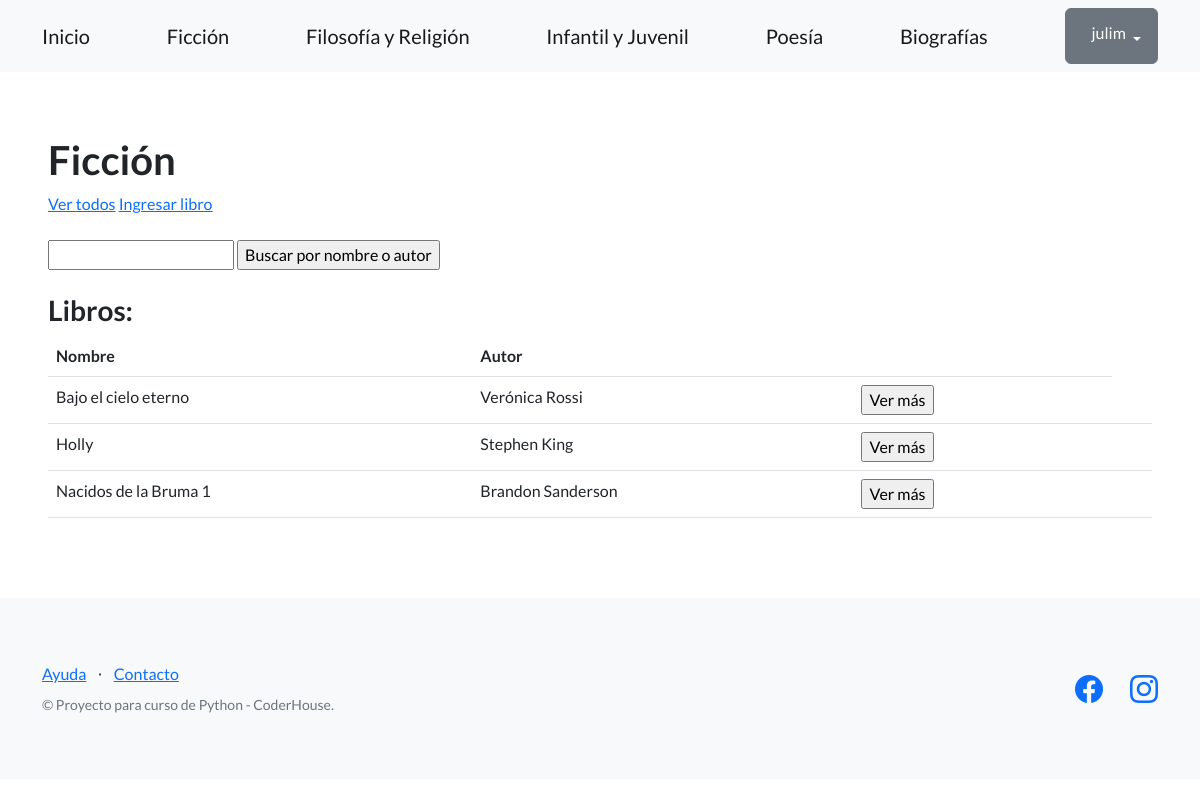
The app's page /libros/ficcion/ (signed in), older data.
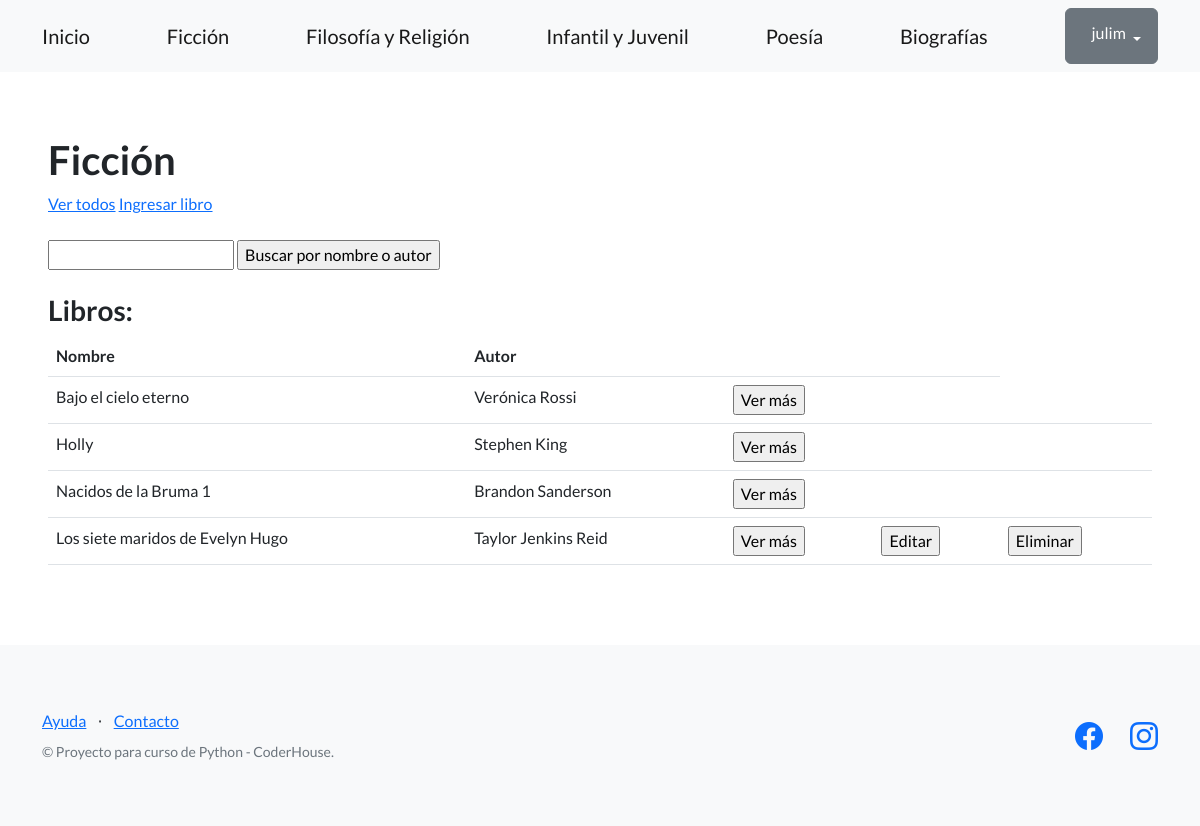
The same page, newer data.
### categorias_libros/models.py (models this page shows, shortened)
class Ficcion(models.Model):
    genero = models.CharField(max_length=256)
    nombre = models.CharField(max_length=256)
    autor = models.CharField(max_length=256)
    año_publicacion = models.IntegerField(blank=True, null=True)
    sinopsis = models.TextField(null=True)
    creador = models.ForeignKey(User, on_delete=models.SET_NULL, null=True)

### categorias_libros/views.py (the view)
# urls.py: path('ficcion/', listar_libros_ficcion, name="ficcion"),
def listar_libros_ficcion(request):
    contexto = {
        "libros_ficcion": Ficcion.objects.all()
    }
    http_response = render(
        request=request,
        template_name='categorias_libros/lista_libros_ficcion.html',
        context=contexto
    )
    return http_response

### categorias_libros/templates/categorias_libros/lista_libros_ficcion.html (shortened to what this page needs)
{% extends "base.html" %}
{% block contenido %}
<h1>
  Ficción
</h1>
<a href="{% url 'ficcion' %}">Ver todos</a>
<a href="{% url 'ingresar_libro_ficcion' %}">Ingresar libro</a>
<br><br>
<form action="{% url 'buscar_libro_ficcion' %}" method="post">
  <input type="text" name = "busqueda">
  <input type="submit" value="Buscar por nombre o autor">
</form>
<br>
<h3>Libros:</h3>
<table class="table">
  <tbody>
    <tr>
      <th>Nombre</th>
      <th>Autor</th>
      <th></th>
      <th></th>
    </tr>
    {% for libro in libros_ficcion %}
    <tr>
      <td>{{libro.nombre}}</td>
      <td>{{libro.autor}}</td>
      <td>
        <form action="{% url 'detalles_ficcion' libro.id %}">
          <input type="submit" class "btn btn-link" value="Ver más"/>
        </form>
      </td>
      <td>
        {% if user == libro.creador %}
        <form action="{% url 'editar_ficcion' libro.id %}">
          <input type="submit" class "btn btn-link" value="Editar"/>
        </form>
        {% endif %}
      </td>
      <td>
        {% if user == libro.creador %}
        <form action="{% url 'eliminar_ficcion' libro.id %}" method="post">
          <input type="submit" class "btn btn-link" value="Eliminar"/>
        </form>
        {% endif %}
      </td>
    </tr>
    {% endfor %}
  </tbody>
</table>
{% endblock contenido %}

### templates_base/base.html (shortened to what this page needs)
{% load static %}
<!DOCTYPE html>
<html lang="en">
    <head>
        <link href="https://cdn.jsdelivr.net/npm/bootstrap-icons@1.5.0/font/bootstrap-icons.css" rel="stylesheet" type="text/css" />
        <link href="{% static 'css/styles.css' %}" rel="stylesheet" />
    </head>
    <body>
        <nav class="navbar navbar-light bg-light static-top">
            <div class="container">
                <a class="navbar-brand" href="{% url 'inicio' %}">Inicio</a>
                <a class="navbar-brand" href="{% url 'ficcion' %}">Ficción</a>
                <a class="navbar-brand" href="{% url 'filosofia-y-religion' %}">Filosofía y Religión</a>
                <a class="navbar-brand" href="{% url 'infantil-y-juvenil' %}">Infantil y Juvenil</a>
                <a class="navbar-brand" href="{% url 'poesia' %}">Poesía</a>
                <a class="navbar-brand" href="{% url 'biografias' %}">Biografías</a>
                {% if user.is_authenticated %}
                <div class="dropdown">
                    <button class="btn btn-secondary dropdown-toggle" type="button" id="dropdownMenuButton1" data-bs-toggle="dropdown" aria-expanded="false">
                        <div style="display: inline-flex;">
                            <span>{{ user.username }}</span>
                        </div>
                    </button>
                </div>
                {% else %}
                <a class="btn btn-primary" href="{% url 'login' %}">Iniciar sesión</a>
                <a class="btn btn-success" href="{% url 'registro' %}">Registrarse</a>
                {% endif %}
            </div>
        </nav>
        <section style="padding:4rem 3rem;">
            {% block contenido %}
            {% endblock contenido %}
        </section>
        <footer class="footer bg-light">
            <div class="container">
                <div class="row">
                    <div class="col-lg-6 h-100 text-center text-lg-start my-auto">
                        <ul class="list-inline mb-2">
                            <li class="list-inline-item"><a href="#!">Ayuda</a></li>
                            <li class="list-inline-item">⋅</li>
                            <li class="list-inline-item"><a href="#!">Contacto</a></li>
                        </ul>
                        <p class="text-muted small mb-4 mb-lg-0">&copy; Proyecto para curso de Python - CoderHouse.</p>
                    </div>
                    <div class="col-lg-6 h-100 text-center text-lg-end my-auto">
                        <ul class="list-inline mb-0">
                            <li class="list-inline-item me-4">
                                <a href="https://www.facebook.com/juli.mendieta.75/"><i class="bi-facebook fs-3"></i></a>
                            </li>
                            <li class="list-inline-item">
                                <a href="https://www.instagram.com/mendietajuli"><i class="bi-instagram fs-3"></i></a>
                            </li>
                        </ul>
                    </div>
                </div>
            </div>
        </footer>
    </body>
</html>

Row changes from the older to the newer data that the page shows:
added Ficcion: nombre "Los siete maridos de Evelyn Hugo", autor "Taylor Jenkins Reid"
